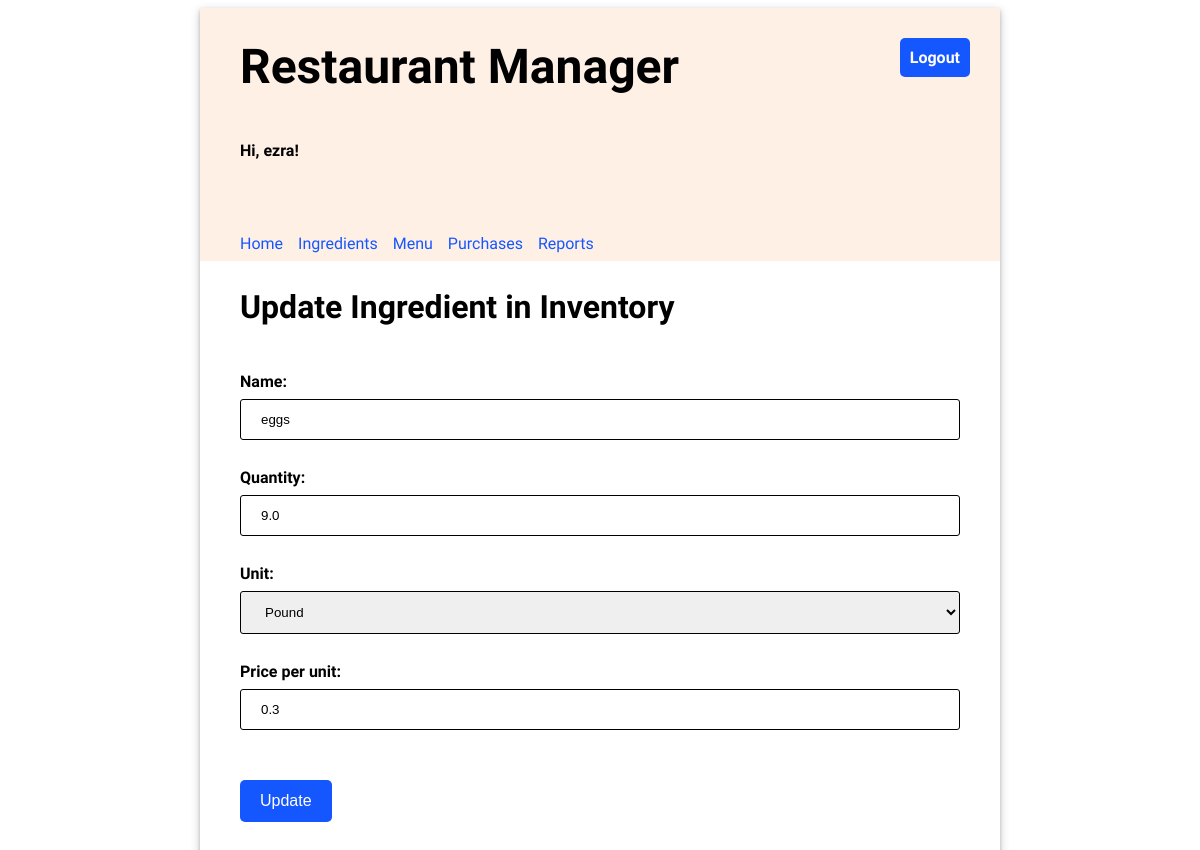
The page /ingredient/2/update (signed in) on the database its author committed.
### inventory/models.py (models this page shows, shortened)
class Ingredient(models.Model):
    LBS = "lbs"
    TBSP = "tbsp"
    GRAMS = 'grams'
    KILO = 'kilo'
    EGG = 'Egg'
    UNIT_CHOICE = [
        (LBS, 'Pound'),
        (TBSP, 'Ounce'),
        (GRAMS, 'grams'),
        (KILO, 'kg'),
        (EGG, 'egg')
    ]
    name = models.CharField(max_length=50)
    quantity = models.FloatField(default=0.00)
    unit = models.CharField(max_length=15, choices=UNIT_CHOICE, default=LBS)
    price_per_unit = models.FloatField(default=0.00)
    class Meta:
        ordering = ['unit']

### inventory/views.py (the view)
# urls.py: path('ingredient/<pk>/update', views.UpdateIngredientView.as_view(), name='update_ingredient'),
class UpdateIngredientView(LoginRequiredMixin, UpdateView):
    template_name = 'inventory/update_ingredient.html'
    model = Ingredient
    form_class = IngredientForm

### inventory/forms.py
class IngredientForm(forms.ModelForm):
    class Meta:
        model = Ingredient
        fields = "__all__"

### inventory/templates/inventory/update_ingredient.html (shortened to what this page needs)
{% extends 'base.html' %}
{% load static %}
{% block content %}
    <h2>Update Ingredient in Inventory</h2>
    <form method="post" class="flex-form">
        {{form}}
        <input type="submit" value="Update"/>
    </form>
{% endblock %}

### inventory/templates/base.html (shortened to what this page needs)
{% load static %}
<html>
<head>
  <link rel="stylesheet" type="text/css" href="{% static 'inventory/style.css' %}" />
</head>
<body>
  <div class="app">
    <header>
      <div class="header-first-row">
        <h1 class="title">Restaurant Manager</h1>
        {% if user.is_authenticated %}
        <a class="logout" href="/logout">Logout</a>
        {% endif %}
      </div>
      {% if user.is_authenticated %}
      <p>Hi, {{ user.username }}!</p>
      <nav class="navbar">
        {% url 'home' as home_url %}
        {% url 'ingredients' as ingredients_url %}
        {% url 'menu' as menu_url %}
        {% url 'purchases' as purchases_url %}
        {% url 'reports' as reports_url %}
        <a class="nav-item{% if request.path == home_url %} current-page{% endif %}" href="{% url 'home' %}">Home</a>
        <a class="nav-item{% if request.path == ingredients_url %} current-page{% endif %}"
          href="{% url 'ingredients' %}">Ingredients</a>
        <a class="nav-item{% if request.path == menu_url %} current-page{% endif %}" href="{% url 'menu' %}">Menu</a>
        <a class="nav-item{% if request.path == purchases_url %} current-page{% endif %}"
          href="{% url 'purchases' %}">Purchases</a>
        <a class="nav-item{% if request.path == reports_url %} current-page{% endif %}"
          href="{% url 'reports' %}">Reports</a>
      </nav>
      {% endif %}
    </header>
    <main>
      {% block content %}{% endblock %}
    </main>
  </div>
</body>
</html>

### inventory/static/inventory/style.css (style rules this page uses)
body { font-family: 'Oxygen', sans-serif; }
input, select { width: 100%; padding: 12px 20px; margin: 8px 0; box-sizing: border-box; border: 1px solid black; border-radius: 3px; }
header { background-color: #FFF0E5; min-height: 200px; display: flex; align-items: center; flex-direction: column; align-items: flex-start; padding-left: 40px; }
main { display: flex; flex-direction: column; padding: 0 40px 20px 40px; justify-content: center; }
main h2 { font-size: 2em; }
.app { min-width: 800px; max-width: 60%; margin: 0 auto; box-shadow: 0 2px 4px 0 rgba(0, 0, 0, 0.2), 0 3px 10px 0 rgba(0, 0, 0, 0.19); }
.title { font-size: 3em; padding: 30px 0; margin: auto 0; }
form * { display: block; }
form label { font-size: 1em; font-weight: bold; padding-top: 20px; }
input[type=submit], button { border: 0px; width: 100%; background-color: #1557FF; border-radius: 5px; color: white; margin: 8px 0; padding: 12px 20px; font-size: 1em; margin-top: 50px; }
header p { font-weight: bold; }
.navbar { margin-top: 50px; display: flex; width: 100%; }
.navbar a { text-decoration: none; padding: 8px 0; color: #1557FF; margin-right: 15px; }
.header-first-row { width: 100%; display: flex; justify-content: space-between; }
.logout { height: max-content; text-align: center; text-decoration: none; border: 0px; background-color: #1557FF; border-radius: 5px; color: white; padding: 10px; font-weight: bold; margin: 30px; font-size: 1em; }
a { text-decoration: none; color: #1557FF; }
main form input[type=submit] { width: max-content; }

### rows shown on the page
Ingredient: name "eggs", quantity "9.0", unit "Pound", price_per_unit "0.3"

### other values the page prints
{{ user.username }} "ezra"
